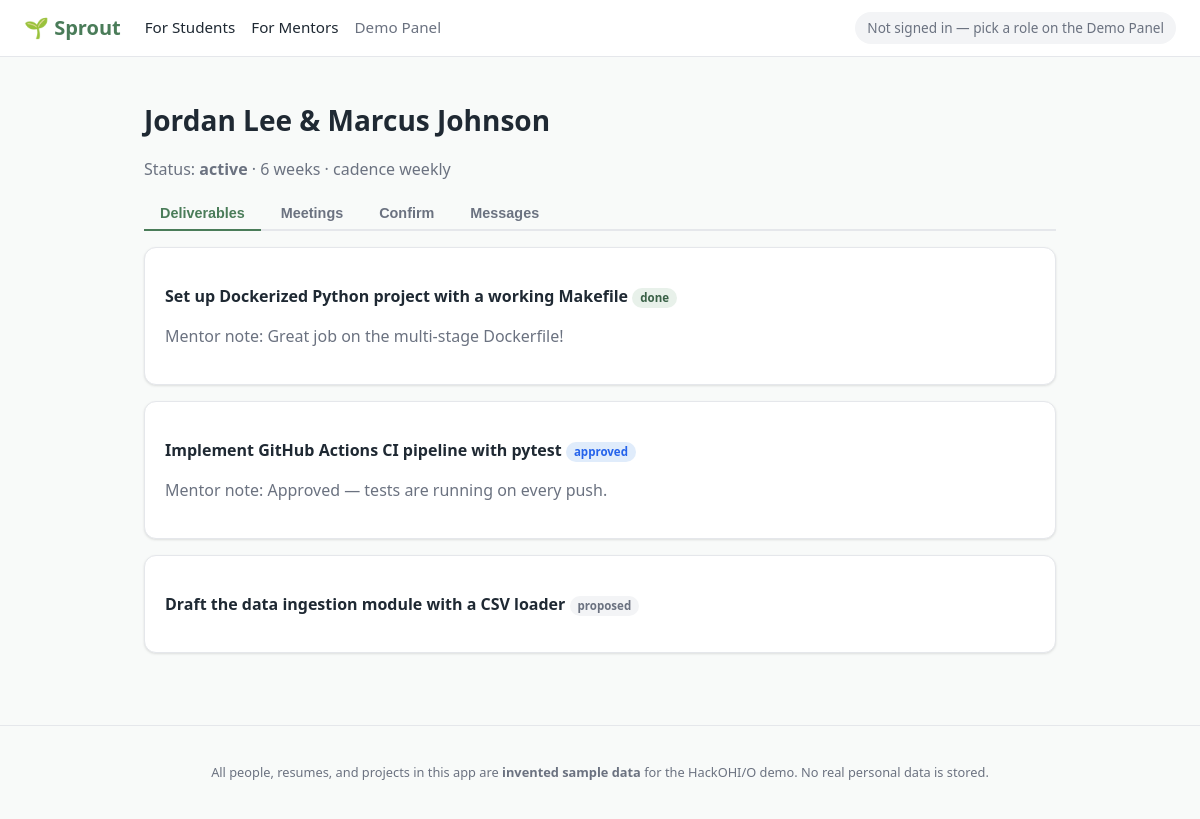
The page /mentorship/1 on the database its author committed.
### app/db/models.py (models this page shows)
class Base(DeclarativeBase):
    pass

class User(Base):
    __tablename__ = "user"
    id: Mapped[int] = mapped_column(primary_key=True)
    role: Mapped[str] = mapped_column(String, nullable=False)
    name: Mapped[str] = mapped_column(String, nullable=False)
    headshot_url: Mapped[str] = mapped_column(String, default="")
    bio_short: Mapped[str] = mapped_column(String, default="")
    major: Mapped[str | None] = mapped_column(String, nullable=True)
    year: Mapped[str | None] = mapped_column(String, nullable=True)
    mentor_type: Mapped[str | None] = mapped_column(String, nullable=True)
    title: Mapped[str | None] = mapped_column(String, nullable=True)
    org: Mapped[str | None] = mapped_column(String, nullable=True)
    is_sample: Mapped[bool] = mapped_column(default=True)

class Mentorship(Base):
    __tablename__ = "mentorship"
    id: Mapped[int] = mapped_column(primary_key=True)
    mentor_id: Mapped[int] = mapped_column(ForeignKey("user.id"), nullable=False)
    student_id: Mapped[int] = mapped_column(ForeignKey("user.id"), nullable=False)
    request_id: Mapped[int] = mapped_column(
        ForeignKey("studentrequest.id"), nullable=False
    )
    status: Mapped[str] = mapped_column(String, default="requested")
    note_from_student: Mapped[str] = mapped_column(String, default="")
    cadence: Mapped[str] = mapped_column(String, default="weekly")
    duration_weeks: Mapped[int | None] = mapped_column(nullable=True)
    mentor_decision: Mapped[str] = mapped_column(String, default="pending")
    student_decision: Mapped[str] = mapped_column(String, default="pending")
    started_at: Mapped[datetime | None] = mapped_column(nullable=True)
    completed_at: Mapped[datetime | None] = mapped_column(nullable=True)

class Deliverable(Base):
    __tablename__ = "deliverable"
    id: Mapped[int] = mapped_column(primary_key=True)
    mentorship_id: Mapped[int] = mapped_column(
        ForeignKey("mentorship.id"), nullable=False
    )
    text: Mapped[str] = mapped_column(String, nullable=False)
    mentor_annotation: Mapped[str] = mapped_column(String, default="")
    status: Mapped[str] = mapped_column(String, default="proposed")
    due_meeting: Mapped[int | None] = mapped_column(nullable=True)

### app/routers/pages.py (the view)
@router.get("/mentorship/{mentorship_id}")
def mentorship_workspace(
    mentorship_id: int, request: Request, db: Session = Depends(get_session)
):
    ctx = _load_workspace(db, mentorship_id)
    if ctx is None:
        return RedirectResponse(url="/", status_code=303)
    ctx["request"] = request
    ctx["current"] = current_user(request, db)
    return render("mentorship/workspace.html", ctx)

### app/templates/mentorship/workspace.html (shortened to what this page needs)
{% extends "base.html" %}
{% block content %}
{% set is_mentor = current and current.id == ms.mentor_id %}
{% set is_student = current and current.id == ms.student_id %}
<h1>{{ student.name }} &amp; {{ mentor.name }}</h1>
<p class="muted">Status: <strong>{{ ms.status }}</strong>
  {% if ms.duration_weeks %}· {{ ms.duration_weeks }} weeks{% endif %}
  · cadence {{ ms.cadence|replace("_"," ") }}</p>
<div class="tabs">
  <button class="tab active" data-tab="deliverables">Deliverables</button>
  <button class="tab" data-tab="meetings">Meetings</button>
  <button class="tab" data-tab="confirm">Confirm</button>
  <button class="tab" data-tab="messages">Messages</button>
</div>
<div class="tab-panel active" id="panel-deliverables">
  {% for d in deliverables %}
    <div class="card">
      <p><strong>{{ d.text }}</strong> <span class="status-chip status-{{ d.status }}">{{ d.status }}</span></p>
      {% if d.mentor_annotation %}<p class="muted">Mentor note: {{ d.mentor_annotation }}</p>{% endif %}
    </div>
  {% endfor %}
</div>
{% endblock %}

### app/static/styles.css (style rules this page uses)
:root { --green: #4a7c59; --green-dark: #3a6147; --green-light: #e8f1ea; --blue: #2563eb; --purple: #7c3aed; --yellow: #d4a017; --ink: #1f2933; --muted: #6b7280; --line: #e5e7eb; --bg: #ffffff; --bg-soft: #f8faf9; --danger: #c0392b; --radius: 12px; --shadow: 0 1px 3px rgba(0,0,0,.08), 0 1px 2px rgba(0,0,0,.04); }
* { box-sizing: border-box; }
body { margin: 0; font-family: system-ui, -apple-system, "Segoe UI", Roboto, Helvetica, Arial, sans-serif; color: var(--ink); background: var(--bg-soft); line-height: 1.5; }
h1 { font-size: 1.75rem; margin-bottom: .25rem; }
.muted { color: var(--muted); }
.card { background: var(--bg); border: 1px solid var(--line); border-radius: var(--radius); box-shadow: var(--shadow); padding: 1.25rem; margin-bottom: 1rem; }
.tabs { display: flex; gap: .25rem; border-bottom: 2px solid var(--line); margin-bottom: 1rem; }
.tab { padding: .5rem 1rem; cursor: pointer; border: none; background: none; font-size: .9rem; font-weight: 600; color: var(--muted); border-bottom: 2px solid transparent; margin-bottom: -2px; }
.tab.active { color: var(--green); border-bottom-color: var(--green); }
.tab-panel { display: none; }
.tab-panel.active { display: block; }
.status-chip { font-size: .72rem; padding: .15rem .5rem; border-radius: 999px; font-weight: 600; }
.status-proposed { background: #f3f4f6; color: var(--muted); }
.status-approved { background: #e0ecfb; color: var(--blue); }
.status-done { background: var(--green-light); color: var(--green-dark); }

### rows shown on the page
User: name "Jordan Lee"
User: name "Marcus Johnson"
Mentorship: status "active", duration_weeks "6", cadence "weekly"
Deliverable: text "Set up Dockerized Python project with a working Makefile", status "done", mentor_annotation "Great job on the multi-stage Dockerfile!"
Deliverable: text "Implement GitHub Actions CI pipeline with pytest", status "approved", mentor_annotation "Approved — tests are running on every push."
Deliverable: text "Draft the data ingestion module with a CSV loader", status "proposed"
